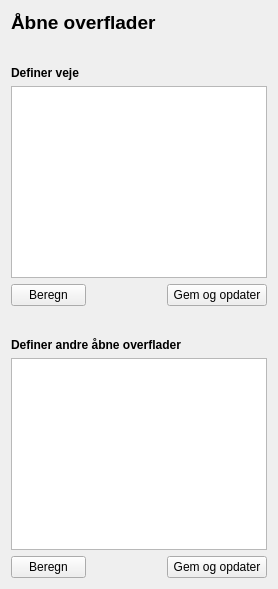
         <widget class="QWidget" name="page5_opensurfaces">
          <layout class="QGridLayout" name="gridLayout_16">
           <item row="0" column="0">
            <widget class="QLabel" name="label_18">
             <property name="text">
              <string>&lt;html&gt;&lt;head/&gt;&lt;body&gt;&lt;p&gt;&lt;span style=&quot; font-size:14pt; font-weight:600;&quot;&gt;Åbne overflader&lt;/span&gt;&lt;/p&gt;&lt;/body&gt;&lt;/html&gt;</string>
             </property>
             <property name="alignment">
              <set>Qt::AlignLeading|Qt::AlignLeft|Qt::AlignTop</set>
             </property>
             <property name="wordWrap">
              <bool>true</bool>
             </property>
            </widget>
           </item>
           <item row="1" column="0">
            <widget class="QLabel" name="label_37">
             <property name="minimumSize">
              <size>
               <width>0</width>
               <height>40</height>
              </size>
             </property>
             <property name="text">
              <string>&lt;html&gt;&lt;head/&gt;&lt;body&gt;&lt;p&gt;&lt;span style=&quot; font-size:9pt; font-weight:600;&quot;&gt;Definer veje&lt;/span&gt;&lt;/p&gt;&lt;/body&gt;&lt;/html&gt;</string>
             </property>
             <property name="alignment">
              <set>Qt::AlignBottom|Qt::AlignLeading|Qt::AlignLeft</set>
             </property>
            </widget>
           </item>
           <item row="2" column="0">
            <widget class="QTableWidget" name="tblOpenSurfacesLines"/>
           </item>
           <item row="3" column="0">
            <layout class="QGridLayout" name="gridLayout_14">
             <item row="0" column="0">
              <widget class="QPushButton" name="btnCalculateOpenSurfacesLine">
               <property name="maximumSize">
                <size>
                 <width>75</width>
                 <height>16777215</height>
                </size>
               </property>
               <property name="text">
                <string>Beregn</string>
               </property>
              </widget>
             </item>
             <item row="0" column="1">
              <spacer name="horizontalSpacer_3">
               <property name="orientation">
                <enum>Qt::Horizontal</enum>
               </property>
               <property name="sizeHint" stdset="0">
                <size>
                 <width>40</width>
                 <height>20</height>
                </size>
               </property>
              </spacer>
             </item>
             <item row="0" column="2">
              <widget class="QPushButton" name="btnSaveOpenSurfacesLines">
               <property name="minimumSize">
                <size>
                 <width>100</width>
                 <height>0</height>
                </size>
               </property>
               <property name="maximumSize">
                <size>
                 <width>75</width>
                 <height>16777215</height>
                </size>
               </property>
               <property name="text">
                <string>Gem og opdater</string>
               </property>
              </widget>
             </item>
            </layout>
           </item>
           <item row="4" column="0">
            <widget class="QLabel" name="label_38">
             <property name="minimumSize">
              <size>
               <width>0</width>
               <height>40</height>
              </size>
             </property>
             <property name="text">
              <string>&lt;html&gt;&lt;head/&gt;&lt;body&gt;&lt;p&gt;&lt;span style=&quot; font-size:9pt; font-weight:600;&quot;&gt;Definer andre åbne overflader&lt;/span&gt;&lt;/p&gt;&lt;/body&gt;&lt;/html&gt;</string>
             </property>
             <property name="alignment">
              <set>Qt::AlignBottom|Qt::AlignLeading|Qt::AlignLeft</set>
             </property>
            </widget>
           </item>
           <item row="5" column="0">
            <widget class="QTableWidget" name="tblOpenSurfacesAreas"/>
           </item>
           <item row="6" column="0">
            <layout class="QGridLayout" name="gridLayout_15">
             <item row="0" column="0">
              <widget class="QPushButton" name="btnCalculateOpenSurfacesArea">
               <property name="maximumSize">
                <size>
                 <width>75</width>
                 <height>16777215</height>
                </size>
               </property>
               <property name="text">
                <string>Beregn</string>
               </property>
              </widget>
             </item>
             <item row="0" column="1">
              <spacer name="horizontalSpacer_4">
               <property name="orientation">
                <enum>Qt::Horizontal</enum>
               </property>
               <property name="sizeHint" stdset="0">
                <size>
                 <width>40</width>
                 <height>20</height>
                </size>
               </property>
              </spacer>
             </item>
             <item row="0" column="2">
              <widget class="QPushButton" name="btnSaveOpenSurfacesAreas">
               <property name="minimumSize">
                <size>
                 <width>100</width>
                 <height>0</height>
                </size>
               </property>
               <property name="maximumSize">
                <size>
                 <width>75</width>
                 <height>16777215</height>
                </size>
               </property>
               <property name="text">
                <string>Gem og opdater</string>
               </property>
              </widget>
             </item>
            </layout>
           </item>
          </layout>
         </widget>
